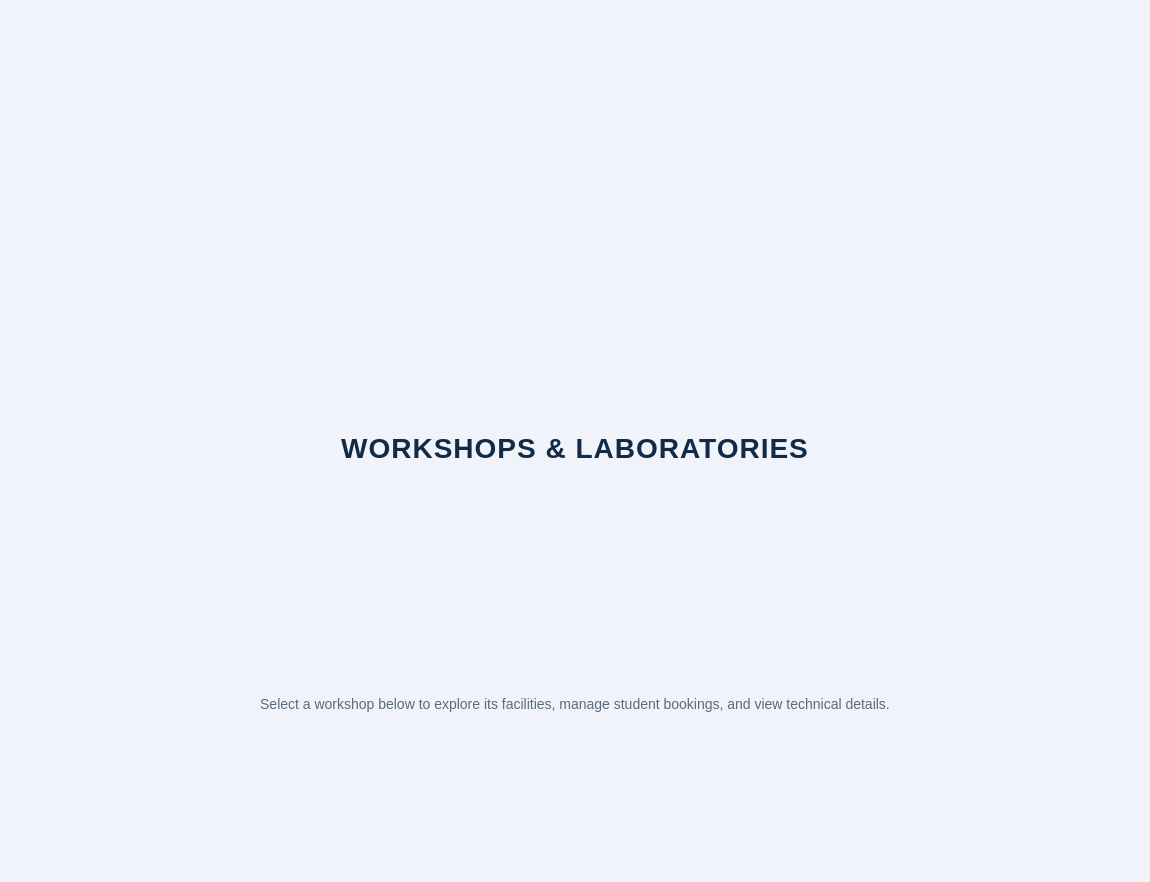
<?xml version="1.0" encoding="UTF-8"?>
<ui version="4.0">
 <class>MainWindow</class>
 <widget class="QMainWindow" name="MainWindow">
  <property name="geometry">
   <rect>
    <x>0</x>
    <y>0</y>
    <width>1150</width>
    <height>800</height>
   </rect>
  </property>
  <property name="windowTitle">
   <string>Student Workshop App</string>
  </property>
  <property name="styleSheet">
   <string>#MainWindow { background-color: #F0F4FA; } QWidget#page1, QWidget#page2 { background: transparent; }</string>
  </property>
  <widget class="QWidget" name="centralwidget">
   <layout class="QVBoxLayout" name="verticalLayout">
    <item>
     <widget class="QStackedWidget" name="stackedWidget">
      <property name="currentIndex">
       <number>0</number>
      </property>
      <property name="styleSheet">
       <string>background: transparent;</string>
      </property>
      <widget class="QWidget" name="page1">
       <layout class="QVBoxLayout" name="verticalLayout_2">
        <property name="leftMargin"><number>20</number></property>
        <property name="topMargin"><number>30</number></property>
        <property name="rightMargin"><number>20</number></property>
        <property name="bottomMargin"><number>20</number></property>
        
        <!-- Logo Label Added Here -->
        <item>
         <widget class="QLabel" name="logoLabel">
          <property name="text"><string></string></property>
          <property name="alignment"><set>Qt::AlignCenter</set></property>
         </widget>
        </item>
        
        <item>
         <widget class="QLabel" name="headerLabel">
          <property name="text"><string>WORKSHOPS &amp; LABORATORIES</string></property>
          <property name="alignment"><set>Qt::AlignCenter</set></property>
          <property name="styleSheet"><string>font-size: 28px; font-weight: 800; color: #112A46; font-family: 'Segoe UI', Arial; letter-spacing: 1px; margin-top: 10px;</string></property>
         </widget>
        </item>
        <item>
         <widget class="QLabel" name="subHeaderLabel">
          <property name="text"><string>Select a workshop below to explore its facilities, manage student bookings, and view technical details.</string></property>
          <property name="alignment"><set>Qt::AlignCenter</set></property>
          <property name="styleSheet"><string>font-size: 14px; color: #5B6A7A; margin-bottom: 20px;</string></property>
         </widget>
        </item>
        <item>
         <layout class="QGridLayout" name="gridLayout">
          <property name="spacing"><number>25</number></property>
         </layout>
        </item>
        <item>
         <spacer name="verticalSpacer">
          <property name="orientation"><enum>Qt::Vertical</enum></property>
         </spacer>
        </item>
       </layout>
      </widget>
      
      <widget class="QWidget" name="page2">
       <layout class="QGridLayout" name="gridLayout_2">
        <property name="horizontalSpacing"><number>20</number></property>
        <property name="verticalSpacing"><number>20</number></property>
        <property name="leftMargin"><number>20</number></property>
        <property name="topMargin"><number>20</number></property>
        <property name="rightMargin"><number>20</number></property>
        <property name="bottomMargin"><number>20</number></property>
        
        <item row="0" column="0" alignment="Qt::AlignTop">
         <layout class="QHBoxLayout" name="horizontalLayout">
          <item alignment="Qt::AlignTop">
           <widget class="QPushButton" name="backBtn">
            <property name="text"><string>&lt;- Back to 1st Interface</string></property>
            <property name="styleSheet"><string>padding: 10px 15px; background-color: #E2E8F0; color: #334155; border-radius: 5px; font-weight: bold;</string></property>
           </widget>
          </item>
          <item alignment="Qt::AlignTop">
           <widget class="QPushButton" name="viewRecordsBtn">
            <property name="text"><string>VIEW ALL BOOKINGS</string></property>
            <property name="styleSheet"><string>padding: 10px 15px; background-color: #0284C7; color: white; border-radius: 5px; font-weight: bold;</string></property>
           </widget>
          </item>
          <item>
           <spacer name="horizontalSpacer">
            <property name="orientation"><enum>Qt::Horizontal</enum></property>
           </spacer>
          </item>
         </layout>
        </item>
        
        <item row="0" column="1">
         <widget class="QCalendarWidget" name="calendar">
          <property name="sizePolicy">
           <sizepolicy hsizetype="Expanding" vsizetype="Preferred">
            <horstretch>0</horstretch>
            <verstretch>0</verstretch>
           </sizepolicy>
          </property>
          <property name="styleSheet"><string>QCalendarWidget QWidget { alternate-background-color: #F1F5F9; }</string></property>
         </widget>
        </item>
        
        <item row="1" column="0" colspan="2">
         <widget class="QLabel" name="formHeader">
          <property name="text"><string>STUDENT INFORMATION</string></property>
          <property name="alignment"><set>Qt::AlignCenter</set></property>
          <property name="styleSheet"><string>font-size: 16px; font-weight: bold; color: #0F172A; margin-top: 10px; margin-bottom: 10px; text-transform: uppercase;</string></property>
         </widget>
        </item>
        
        <item row="2" column="0">
         <layout class="QVBoxLayout" name="leftForm">
          <item><widget class="QLabel" name="label"><property name="text"><string>NAME</string></property></widget></item>
          <item><widget class="QLineEdit" name="nameInput"><property name="placeholderText"><string>Enter student name</string></property><property name="styleSheet"><string>padding: 8px; border: 1px solid #CBD5E1; border-radius: 4px; background-color: white;</string></property></widget></item>
          <item><widget class="QLabel" name="label_2"><property name="text"><string>INDEX</string></property></widget></item>
          <item><widget class="QLineEdit" name="indexInput"><property name="placeholderText"><string>Enter index number</string></property><property name="styleSheet"><string>padding: 8px; border: 1px solid #CBD5E1; border-radius: 4px; background-color: white;</string></property></widget></item>
          <item><widget class="QLabel" name="label_3"><property name="text"><string>DEPARTMENT</string></property></widget></item>
          <item>
           <widget class="QComboBox" name="deptInput">
            <property name="styleSheet"><string>padding: 8px; border: 1px solid #CBD5E1; border-radius: 4px; background-color: white;</string></property>
            <item><property name="text"><string>Select department</string></property></item>
            <item><property name="text"><string>Computer Science</string></property></item>
            <item><property name="text"><string>Engineering</string></property></item>
            <item><property name="text"><string>Technology</string></property></item>
           </widget>
          </item>
          <item><widget class="QLabel" name="label_email"><property name="text"><string>EMAIL ADDRESS</string></property></widget></item>
          <item><widget class="QLineEdit" name="emailInput"><property name="placeholderText"><string>Enter email address</string></property><property name="styleSheet"><string>padding: 8px; border: 1px solid #CBD5E1; border-radius: 4px; background-color: white;</string></property></widget></item>
          <item><widget class="QLabel" name="label_pdf"><property name="text"><string>ATTACH PDF DOCUMENT</string></property></widget></item>
          <item>
           <layout class="QHBoxLayout" name="pdfLayout">
            <item><widget class="QLineEdit" name="pdfInput"><property name="placeholderText"><string>Select PDF file...</string></property><property name="readOnly"><bool>true</bool></property><property name="styleSheet"><string>padding: 8px; border: 1px solid #CBD5E1; border-radius: 4px; background-color: white;</string></property></widget></item>
            <item><widget class="QPushButton" name="browsePdfBtn"><property name="text"><string>BROWSE</string></property><property name="styleSheet"><string>padding: 8px 15px; background-color: #64748B; color: white; border-radius: 4px; font-weight: bold;</string></property></widget></item>
           </layout>
          </item>
          <item><widget class="QLabel" name="label_4"><property name="text"><string>DATE</string></property></widget></item>
          <item>
           <widget class="QDateEdit" name="dateInput">
            <property name="calendarPopup"><bool>true</bool></property>
            <property name="displayFormat"><string>yyyy-MM-dd</string></property>
            <property name="styleSheet"><string>padding: 8px; border: 1px solid #CBD5E1; border-radius: 4px; background-color: white;</string></property>
           </widget>
          </item>
          <item><widget class="QLabel" name="label_5"><property name="text"><string>TIME SLOTS</string></property></widget></item>
          <item><widget class="QComboBox" name="timeSlotInput"><property name="styleSheet"><string>padding: 8px; border: 1px solid #CBD5E1; border-radius: 4px; background-color: white;</string></property></widget></item>
         </layout>
        </item>
        
        <item row="2" column="1">
         <layout class="QVBoxLayout" name="rightForm">
          <item><widget class="QLabel" name="label_6"><property name="text"><string>DESCRIPTION</string></property></widget></item>
          <item>
           <widget class="QTextEdit" name="descriptionInput">
            <property name="placeholderText"><string>Enter description</string></property>
            <property name="sizePolicy">
             <sizepolicy hsizetype="Expanding" vsizetype="Expanding">
              <horstretch>0</horstretch>
              <verstretch>0</verstretch>
             </sizepolicy>
            </property>
            <property name="styleSheet"><string>border: 1px solid #CBD5E1; border-radius: 4px; padding: 5px; background-color: white;</string></property>
           </widget>
          </item>
          <item>
           <layout class="QHBoxLayout" name="actionButtonsLayout">
            <item>
             <widget class="QPushButton" name="submitBtn">
              <property name="text"><string>SUBMIT</string></property>
              <property name="styleSheet"><string>background-color: #2563EB; color: white; padding: 15px; border-radius: 5px; font-weight: bold;</string></property>
             </widget>
            </item>
            <item>
             <widget class="QPushButton" name="updateBtn">
              <property name="text"><string>UPDATE</string></property>
              <property name="styleSheet"><string>background-color: #D97706; color: white; padding: 15px; border-radius: 5px; font-weight: bold;</string></property>
             </widget>
            </item>
            <item>
             <widget class="QPushButton" name="deleteBtn">
              <property name="text"><string>DELETE</string></property>
              <property name="styleSheet"><string>background-color: #DC2626; color: white; padding: 15px; border-radius: 5px; font-weight: bold;</string></property>
             </widget>
            </item>
           </layout>
          </item>
         </layout>
        </item>
       </layout>
      </widget>
     </widget>
    </item>
   </layout>
  </widget>
 </widget>
</ui>
